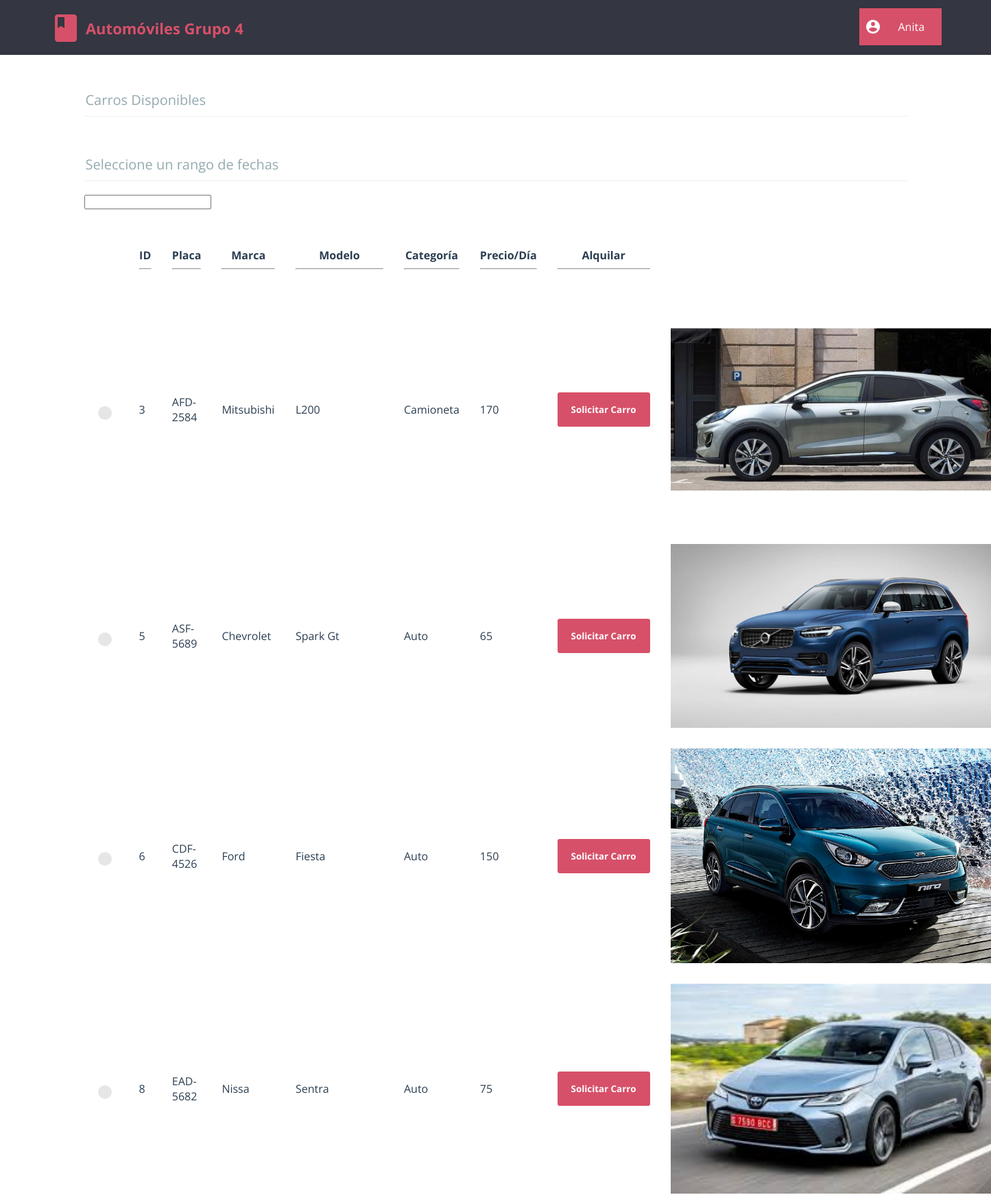
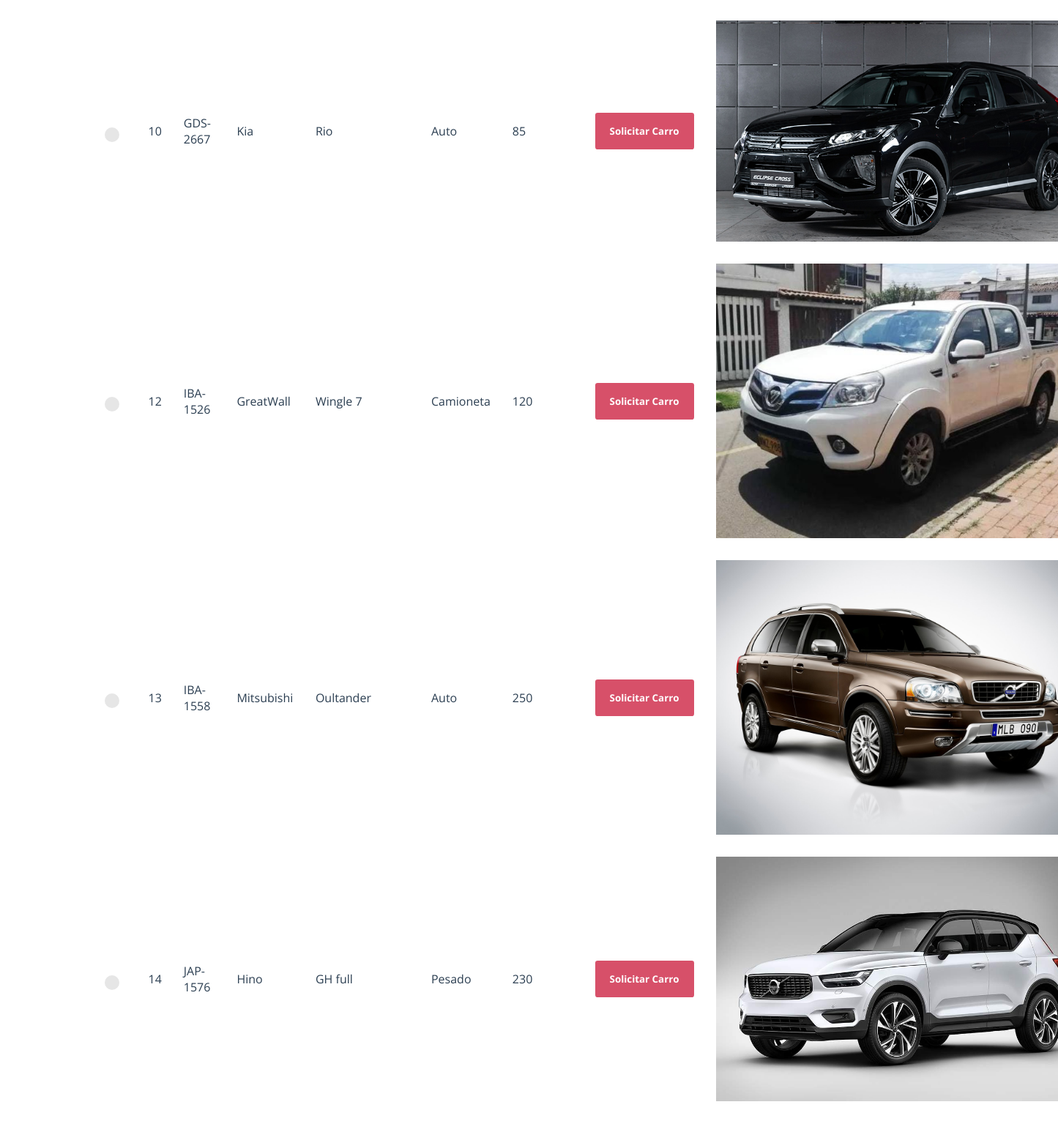
The app's page /member/home.php (signed in, upper part) with its own data (2 pictures, top to bottom).
### tables this page shows
CREATE TABLE `autos` (
  `idauto` int(11) NOT NULL,
  `placa` varchar(50) DEFAULT NULL,
  `marca` varchar(50) DEFAULT NULL,
  `modelo` varchar(50) DEFAULT NULL,
  `tipo` varchar(50) DEFAULT NULL,
  `precio` double DEFAULT NULL,
  `disponibilidad` tinyint(1) NOT NULL DEFAULT 1
);

CREATE TABLE `imagenphp` (
  `id` int(11) NOT NULL,
  `urlPhoto` varchar(300) NOT NULL
);

### member/home.php (the view, shortened to what this page needs)
<?php
require "../db_connect.php";
require "header_member.php";
?>
<html>
<head>
	<link rel="stylesheet" type="text/css" href="../css/global_styles.css">
	<link rel="stylesheet" type="text/css" href="css/home_style.css">
	<link rel="stylesheet" type="text/css" href="../css/custom_radio_button_style.css">
	<link rel="stylesheet" type="text/css" href="http://cdn.jsdelivr.net/bootstrap/3/css/bootstrap.com" />
	<link href="../daterangepicker-master/daterangepicker.css" rel="stylesheet" />
</head>
<body>
	<?php
	$query = $con->prepare("SELECT *FROM imagenphp ORDER BY id");
	$query->execute();
	$fotos = $query->get_result();
	$query = $con->prepare("SELECT * FROM autos ORDER BY idauto");
	$query->execute();
	$result = $query->get_result();
	$rows = mysqli_num_rows($result);
	if ($rows == 0)
		echo "<h2 align='center'>Carros no Disponibles</h2>";
	else {
		echo "<form class='cd-form' method='POST' action='#'>";
		echo "<legend>Carros Disponibles</legend>";
		echo "<br /><br />";
		echo "<legend>Seleccione un rango de fechas</legend>";
		echo "<div class='form-group'>";
		echo "<input class='form-control' id='Fechas' type='text' name='rd_fecha' readonly='readonly' require />";
		echo "</div>";
		echo "<br /><br />";
		echo "<table width='100%' cellpadding=10 cellspacing=10>";
		echo "<tr>
						<th></th>
						<th>ID<hr></th>
						<th>Placa<hr></th>
						<th>Marca<hr></th>
						<th>Modelo<hr></th>
						<th>Categoría<hr></th>
						<th>Precio/Día<hr></th>
						<th>Alquilar<hr></th>
					</tr>";
		for ($i = 0; $i < $rows; $i++) {
			$row = mysqli_fetch_array($result);
			$phot = mysqli_fetch_array($fotos);
			if ($row[6] == 1) {
				echo "<tr>";
				echo "<td>
						<label class='control control--radio'>
						<input type='radio' name='rd_book' value=" . $row[0] . " />
						<div class='control__indicator'></div>
						</td>";
				for ($j = 0; $j < 6; $j++)
					if ($j == 4) {
						echo "<td>" . $row[$j] . "</td>";
					} else {
						echo "<td>" . $row[$j] . "</td>";
					}
				echo "<td><input type='submit' name='m_request' value='Solicitar Carro' /></td>";
				echo "<td>" ?>
				<img src="<?php print('../librarian/' . $phot['urlPhoto']); ?>" width="500">
		<?php
				echo "</tr>";
			}
		}
		echo "</table>";
		?>
		<br /><br />
		<?php
		echo "</form>";
		?>
	<?php
	}
	?>
</body>
</html>

### member/css/header_member_style.css (style rules this page uses)
html * { -webkit-font-smoothing: antialiased; -moz-osx-font-smoothing: grayscale; }
*, *:after, *:before { -webkit-box-sizing: border-box; -moz-box-sizing: border-box; box-sizing: border-box; }
body { font-size: 100%; font-family: "Open Sans", sans-serif; background-color: white; margin: 0; }
img { max-width: 100%; }

### css/global_styles.css (style rules this page uses)
*, *::after, *::before { -webkit-box-sizing: border-box; -moz-box-sizing: border-box; box-sizing: border-box; }
html { font-size: 62.5%; }
body { font-size: 1.8rem; font-family: "Open Sans", sans-serif; color: #2b3e51; background-color: #ffffff; }

### member/css/home_style.css (style rules this page uses)
.cd-form { width: 90%; max-width: 1200px; margin: 4em auto; font-size: 1.3rem; color: #94aab0; margin-bottom: 10px; display: block; }
.cd-form::after { clear: both; content: ""; display: table; }
.cd-form legend { padding-bottom: 10px; margin-bottom: 20px; font-size: 2rem; border-bottom: 1px solid #ecf0f1; display: block; width: 100%; -webkit-appearance: none; -moz-appearance: none; -ms-appearance: none; -o-appearance: none; appearance: none; }
.cd-form input[type="submit"] { border: none; background: #d75069; border-radius: .25em; padding: 16px 20px; color: #ffffff; font-family: "Open Sans", sans-serif; font-weight: bold; float: right; cursor: pointer; -webkit-font-smoothing: antialiased; -moz-osx-font-smoothing: grayscale; -webkit-appearance: none; -moz-appearance: none; -ms-appearance: none; -o-appearance: none; appearance: none; }

### css/custom_radio_button_style.css (style rules this page uses)
.control { font-size: 18px; position: relative; display: block; margin-bottom: 15px; padding-left: 30px; cursor: pointer; }
.control__indicator { position: absolute; top: 2px; left: 0; width: 20px; height: 20px; background: #e6e6e6; }
.control--radio .control__indicator { border-radius: 50%; }
.control__indicator:after { position: absolute; display: none; content: ''; }
.control--radio .control__indicator:after { top: 7px; left: 7px; width: 6px; height: 6px; border-radius: 50%; background: #ffffff; }

### records on screen
autos: idauto "3", placa "AFD-2584", marca "Mitsubishi", modelo "L200", tipo "Camioneta", precio "170", imagenphp.urlPhoto (picture)
autos: idauto "5", placa "ASF-5689", marca "Chevrolet", modelo "Spark Gt", tipo "Auto", precio "65", imagenphp.urlPhoto (picture)
autos: idauto "6", placa "CDF-4526", marca "Ford", modelo "Fiesta", tipo "Auto", precio "150", imagenphp.urlPhoto (picture)
autos: idauto "8", placa "EAD-5682", marca "Nissa", modelo "Sentra", tipo "Auto", precio "75", imagenphp.urlPhoto (picture)
autos: idauto "10", placa "GDS-2667", marca "Kia", modelo "Rio", tipo "Auto", precio "85", imagenphp.urlPhoto (picture)
autos: idauto "12", placa "IBA-1526", marca "GreatWall", modelo "Wingle 7", tipo "Camioneta", precio "120", imagenphp.urlPhoto (picture)
autos: idauto "13", placa "IBA-1558", marca "Mitsubishi", modelo "Oultander", tipo "Auto", precio "250", imagenphp.urlPhoto (picture)
autos: idauto "14", placa "JAP-1576", marca "Hino", modelo "GH full", tipo "Pesado", precio "230", imagenphp.urlPhoto (picture)

### other values on screen
$_SESSION['username'] "Anita"
